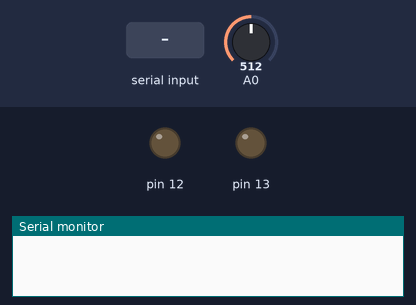
The sketch below on a simulated Arduino Uno, built with avr-gcc and run on an emulated ATmega328P. On the bench: output pins drawn as LEDs (lit = HIGH), the last lines printed to the serial monitor. Inputs (shaded band) come from the test bench; at power-on: A0 = 512.

Above: at 1.2 s.
1.3 s: "o,45\n" received over the second serial link
At 2.6 s:
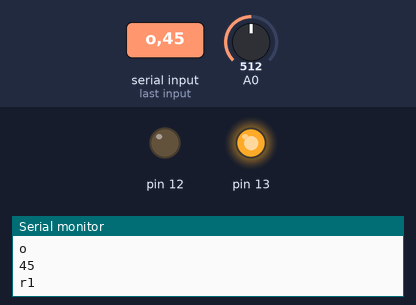
Timing chart, 0 to 8.8 s (numbered marks = the images above; inputs shaded):
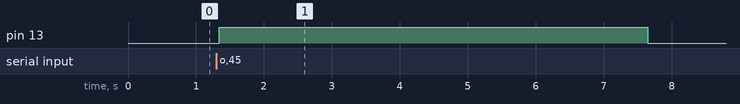

The sketch:

sketch_may21a.ino
```cpp
#include <SoftwareSerial.h>
SoftwareSerial mySerial(3, 2); //블루투스의 Tx, Rx핀을 2번 3번핀으로 설정

int onoff = -1;
int mode = 1; //1 auto
void blind(int ac)//on일때
{
        if (ac == 0)
        {
                if (onoff != ac)
                {
                                                onoff = ac;
                        digitalWrite(12 , 1);
                        delay(6300);
                        digitalWrite(12 , 0);
                }
        }
        else if (ac == 1)
        {
                if (onoff != ac)
                {
                        onoff = ac;
                        digitalWrite(13 , 1);
                        delay(6300);
                        digitalWrite(13 , 0);
                }
        }

}
void setup() {
        // 시리얼 통신의 속도를 9600으로 설정 시리얼통신 :1:1 통신
        Serial.begin(9600);
        //블루투스와 아두이노의 통신속도를 9600으로 설정
        mySerial.begin(9600); //블루투스 모듈과 통신속도를 맞춤
        pinMode(12, OUTPUT);
        pinMode(13, OUTPUT);
}

long sendTime;
long diffTime;
long reserveTime;
char reserveAc = '-';
void loop() { //코드를 무한반복합니다.
        long now = millis();

        if (diffTime > 0 && now - reserveTime > diffTime)
        {
                mode = 0;
                reserveTime = 0;
                diffTime = 0;
                if (reserveAc == 'o')
                {
                        Serial.println("r1");
                        blind(1);
                }
                                else if (reserveAc == 'c')
                {
                        Serial.println("r0");
                        blind(0);
                }
        }

        int cds = analogRead(A0);//조도
        if (mode == 1)
        {
                if (cds > 800)
                        blind(1);
                else if (cds < 300)
                        blind(0);
        }
        if (now - sendTime > 1000)
        {
                sendTime = now;
                mySerial.println(cds);
        }

        /*      if (Serial.available() > 0) { //블루투스에서 넘어온 데이터가 있다면
                char data = Serial.read();
                mySerial.write(data); //시리얼모니터에 데이터를 출력
                }*/
        if (mySerial.available() > 0) { //블루투스에서 넘어온 데이터가 있다면
                String inString = mySerial.readStringUntil('\n');

                Serial.println(inString); //시리얼모니터에 데이터를 출력
                Serial.println(inString[0]); //시리얼모니터에 데이터를 출력
                if (inString.length() > 2) //예약
                {
                        diffTime = atol(inString.substring(2, inString.length()).c_str());
                        Serial.println(diffTime);
                        reserveTime = now;
                        reserveAc = inString[0];
                        //이렇게 예약된시간과 현재시간의 차이를 구해서 차이값을 보내게되면
                        // or49128 cr49128 메세지가 전송되는데
                        //or은 open 예약 cr 은 클로즈 예약
                                                // 뒤의 숫자는 millis 초 후에 동작을 하도록 보냄
                        // 바로 다음 분인 현재 44분 예약 45 분일경우
                        // 45분 00초 00에서 44분 현재초 현재 밀리초를 뺼경우
                        //60000이하의 값이 나오게되고 49128 은  49초 128후에 동작을 하게됨

                }
                else
                {
                        switch (inString[0])
                        {
                                case 'o':
                                        mode = 0;
                                        blind(1);
                                        break;
                                case 'c':
                                        blind(0);
                                        mode = 0;
                                        break;
                                case 'a':
                                        mode = 1;
                                        break;
                        }
                }

        }


}
```

Measured:
- after the input at 1.3 s, pin 13: LOW → HIGH after 0.05 s, → LOW 6.3 s later
